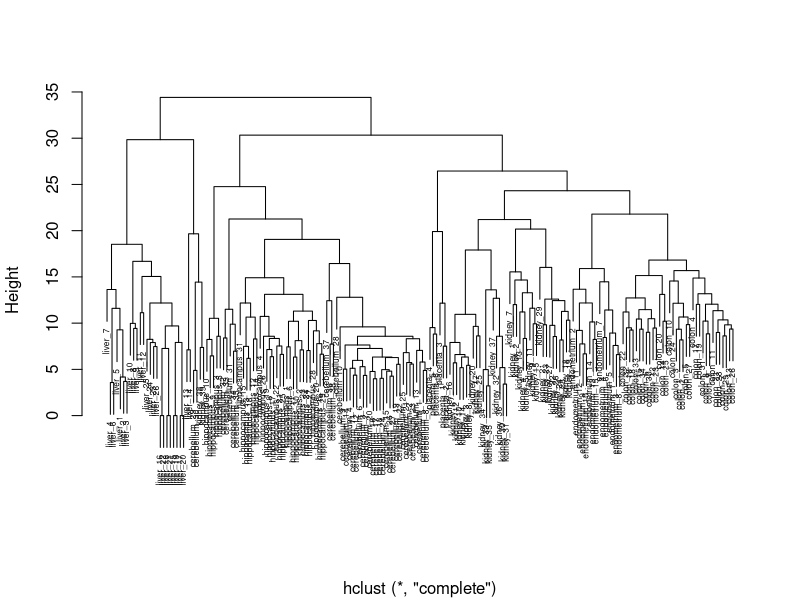
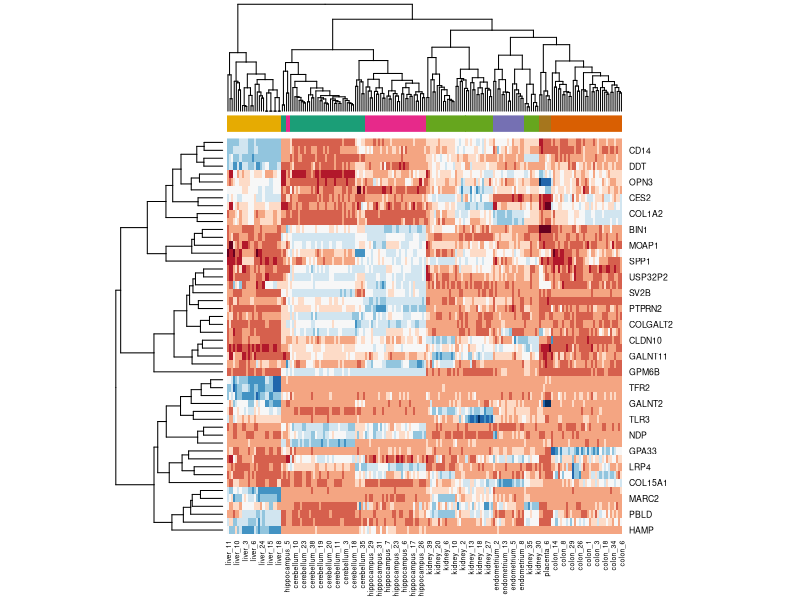

These figures' R source, in order:
.libPaths('C:/Users/BrBl1834/R/win-library')
library(tidyverse)
library(dslabs)

# Q1
d <- dist(tissue_gene_expression$x - rowMeans(tissue_gene_expression$x))

# Q2
h <- hclust(d)

plot(h, cex = 0.5, main = "", xlab = "")

# Q3
library(RColorBrewer)
sds <- matrixStats::colSds(tissue_gene_expression$x)
ind <- order(sds, decreasing = TRUE)[1:50]
colors <- brewer.pal(7, "Dark2")[as.numeric(tissue_gene_expression$y)]

heatmap(t(tissue_gene_expression$x[,ind]), col = brewer.pal(11, "RdBu"), scale = "row", ColSideColors = colors)
